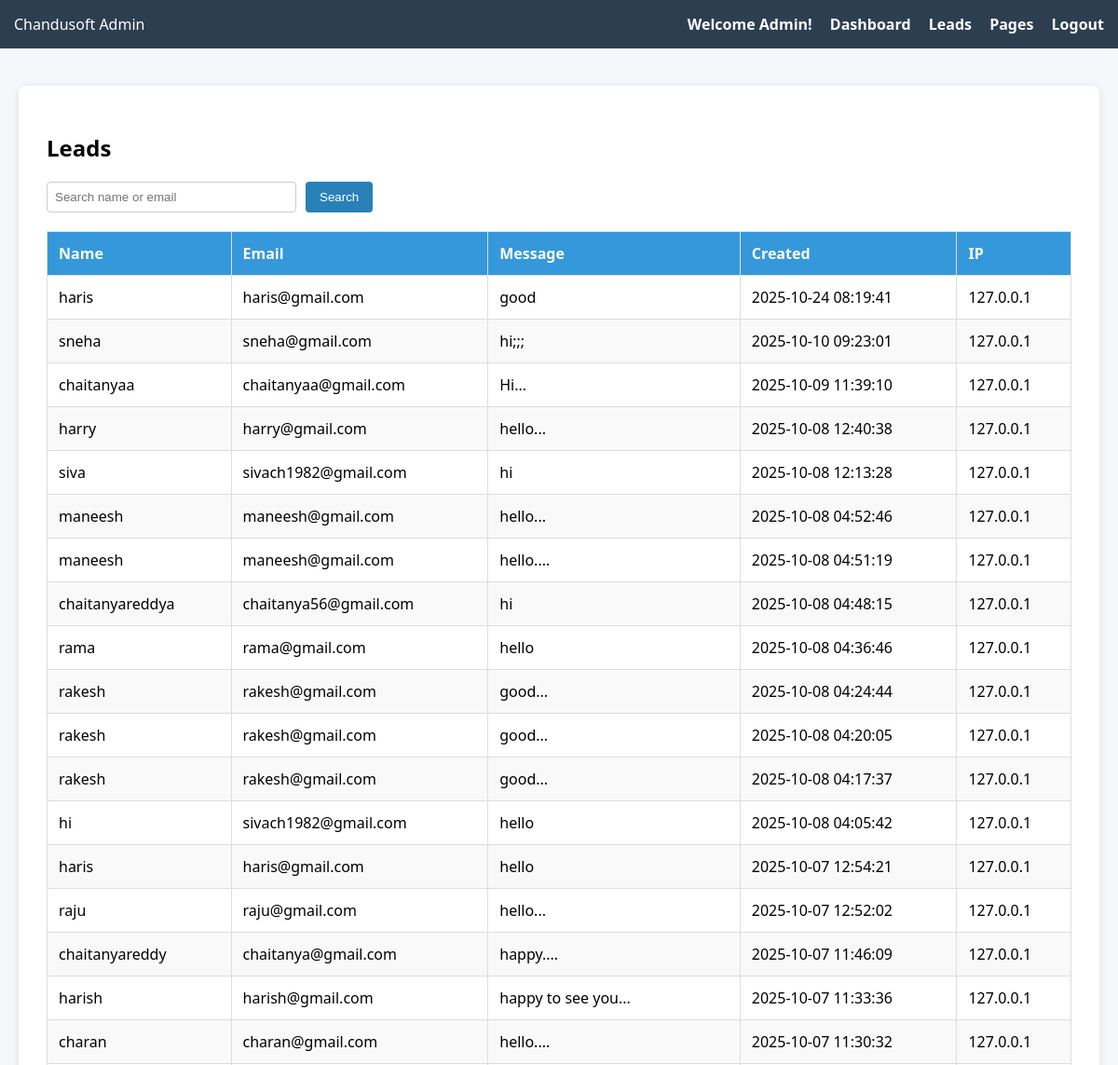
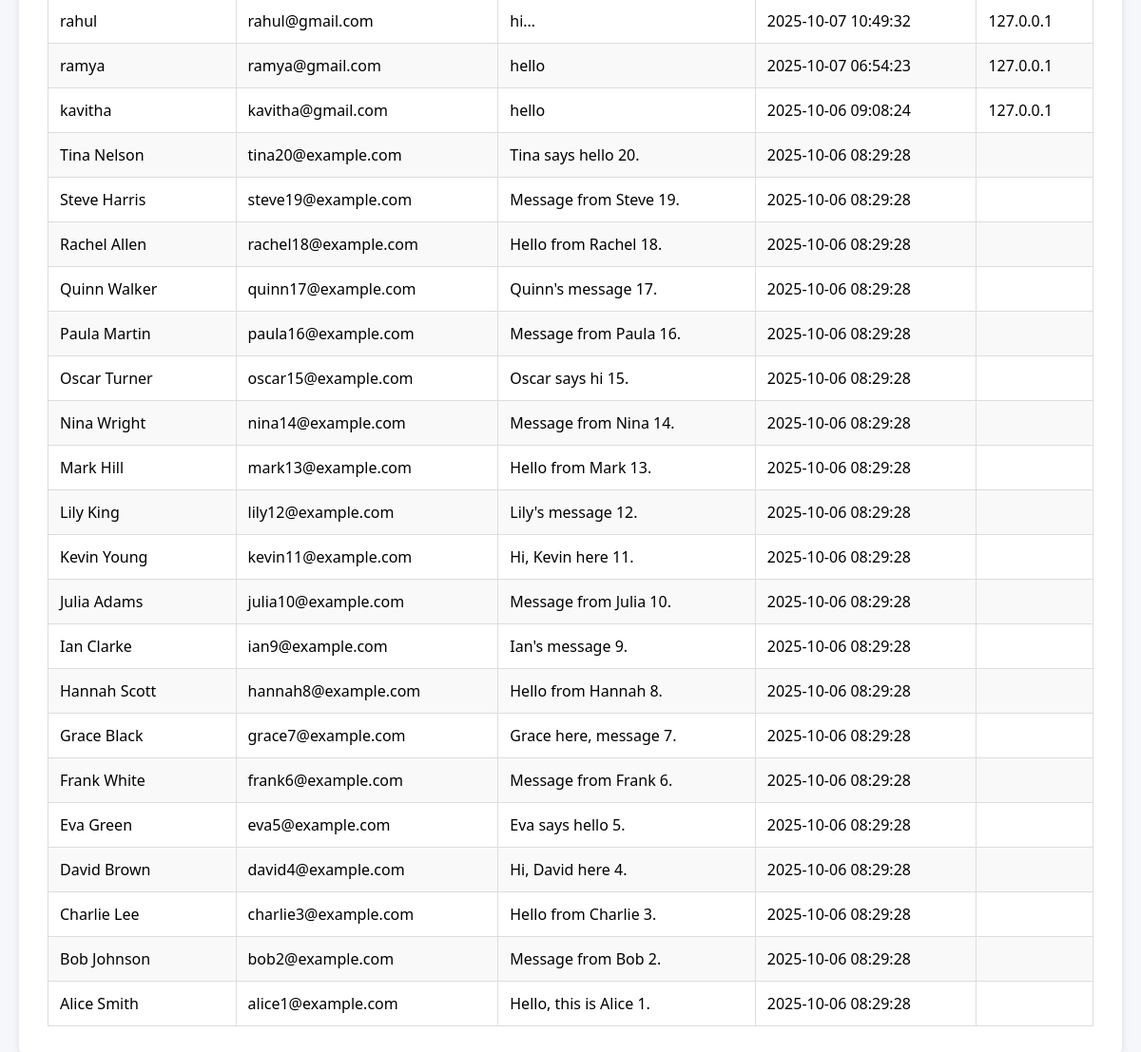
The page /admin-leads.php (signed in) on the database its author committed (2 pictures, top to bottom).
### tables this page shows
CREATE TABLE `leads` (
  `id` int NOT NULL AUTO_INCREMENT,
  `name` varchar(100) NOT NULL,
  `email` varchar(100) NOT NULL,
  `message` text NOT NULL,
  `created_at` timestamp NULL DEFAULT CURRENT_TIMESTAMP,
  `ip` varchar(45) DEFAULT NULL,
  PRIMARY KEY (`id`)
);

### admin-leads.php (the view, shortened to what this page needs)
<?php
require 'db.php';
$user = $_SESSION['user'];
$role = $user['role'];
$searchTerm = '';
$whereClause = '';
$sql = "SELECT name, email, message, created_at, ip FROM leads $whereClause ORDER BY id DESC";
$stmt = $pdo->query($sql);
$leads = $stmt->fetchAll(PDO::FETCH_ASSOC);
?>
<!DOCTYPE html>
<html>
<head>
</head>
<body>
<div class="navbar">
    <div class="logo">Chandusoft Admin</div>
    <div class="menu">
        <span class="welcome">Welcome <?= htmlspecialchars(ucfirst($role)) ?>!</span>
        <a href="dashboard.php">Dashboard</a>
        <a href="admin-leads.php">Leads</a>
        <a href="pages.php">Pages</a>
        <a href="logout.php">Logout</a>
    </div>
</div>
<div class="container">
    <h2>Leads</h2>
    <form method="get" class="search-form">
        <input type="text" name="search" value="<?= htmlspecialchars($searchTerm) ?>" placeholder="Search name or email" />
        <button type="submit">Search</button>
    </form>
    <table>
        <thead>
            <tr>
                <th>Name</th>
                <th>Email</th>
                <th>Message</th>
                <th>Created</th>
                <th>IP</th>
            </tr>
        </thead>
        <tbody>
            <?php if (!empty($leads)): ?>
                <?php foreach ($leads as $lead): ?>
                    <tr>
                        <td><?= htmlspecialchars($lead['name']) ?></td>
                        <td><?= htmlspecialchars($lead['email']) ?></td>
                        <td><?= htmlspecialchars($lead['message']) ?></td>
                        <td><?= htmlspecialchars($lead['created_at']) ?></td>
                        <td><?= htmlspecialchars($lead['ip'] ?? '') ?></td>
                    </tr>
                <?php endforeach; ?>
            <?php else: ?>
                <tr><td colspan="5">No leads found.</td></tr>
            <?php endif; ?>
        </tbody>
    </table>
</div>
</body>
</html>

### admin-leads.php (style rules this page uses)
body { font-family: 'Segoe UI', sans-serif; margin: 0; background: #f5f7fa; }
.navbar { background: #2c3e50; padding: 15px; color: white; display: flex; justify-content: space-between; align-items: center; }
.navbar a { color: white; margin-left: 15px; text-decoration: none; font-weight: bold; }
.container { max-width: 1100px; margin: 40px auto; background: white; padding: 30px; border-radius: 8px; box-shadow: 0 2px 8px rgba(0,0,0,0.1); }
h2 { margin-bottom: 20px; }
form.search-form { margin-bottom: 20px; display: flex; gap: 10px; }
form.search-form input[type="text"] { padding: 8px; width: 250px; border: 1px solid #ccc; border-radius: 4px; }
form.search-form button { padding: 8px 15px; background: #2980b9; color: white; border: none; border-radius: 4px; cursor: pointer; }
table { border-collapse: collapse; width: 100%; }
table thead { background-color: #3498db; color: white; }
th, td { padding: 12px; border: 1px solid #ddd; text-align: left; }
tr:nth-child(even) { background-color: #f9f9f9; }
.welcome { font-weight: bold; }

### rows shown on the page
leads: name "haris", email "haris@gmail.com", message "good", created_at "2025-10-24 08:19:41", ip "127.0.0.1"
leads: name "sneha", email "sneha@gmail.com", message "hi;;;", created_at "2025-10-10 09:23:01", ip "127.0.0.1"
leads: name "chaitanyaa", email "chaitanyaa@gmail.com", message "Hi...", created_at "2025-10-09 11:39:10", ip "127.0.0.1"
leads: name "harry", email "harry@gmail.com", message "hello...", created_at "2025-10-08 12:40:38", ip "127.0.0.1"
leads: name "siva", email "sivach1982@gmail.com", message "hi", created_at "2025-10-08 12:13:28", ip "127.0.0.1"
leads: name "maneesh", email "maneesh@gmail.com", message "hello...", created_at "2025-10-08 04:52:46", ip "127.0.0.1"
leads: name "maneesh", email "maneesh@gmail.com", message "hello....", created_at "2025-10-08 04:51:19", ip "127.0.0.1"
leads: name "chaitanyareddya", email "chaitanya56@gmail.com", message "hi", created_at "2025-10-08 04:48:15", ip "127.0.0.1"
leads: name "rama", email "rama@gmail.com", message "hello", created_at "2025-10-08 04:36:46", ip "127.0.0.1"
leads: name "rakesh", email "rakesh@gmail.com", message "good...", created_at "2025-10-08 04:24:44", ip "127.0.0.1"
leads: name "rakesh", email "rakesh@gmail.com", message "good...", created_at "2025-10-08 04:20:05", ip "127.0.0.1"
leads: name "rakesh", email "rakesh@gmail.com", message "good...", created_at "2025-10-08 04:17:37", ip "127.0.0.1"
leads: name "hi", email "sivach1982@gmail.com", message "hello", created_at "2025-10-08 04:05:42", ip "127.0.0.1"
leads: name "haris", email "haris@gmail.com", message "hello", created_at "2025-10-07 12:54:21", ip "127.0.0.1"
leads: name "raju", email "raju@gmail.com", message "hello...", created_at "2025-10-07 12:52:02", ip "127.0.0.1"
leads: name "chaitanyareddy", email "chaitanya@gmail.com", message "happy....", created_at "2025-10-07 11:46:09", ip "127.0.0.1"
leads: name "harish", email "harish@gmail.com", message "happy to see you...", created_at "2025-10-07 11:33:36", ip "127.0.0.1"
leads: name "charan", email "charan@gmail.com", message "hello....", created_at "2025-10-07 11:30:32", ip "127.0.0.1"
leads: name "rahul", email "rahul@gmail.com", message "hi...", created_at "2025-10-07 10:49:32", ip "127.0.0.1"
leads: name "ramya", email "ramya@gmail.com", message "hello", created_at "2025-10-07 06:54:23", ip "127.0.0.1"
leads: name "kavitha", email "kavitha@gmail.com", message "hello", created_at "2025-10-06 09:08:24", ip "127.0.0.1"
leads: name "Tina Nelson", email "tina20@example.com", message "Tina says hello 20.", created_at "2025-10-06 08:29:28"
leads: name "Steve Harris", email "steve19@example.com", message "Message from Steve 19.", created_at "2025-10-06 08:29:28"
leads: name "Rachel Allen", email "rachel18@example.com", message "Hello from Rachel 18.", created_at "2025-10-06 08:29:28"
leads: name "Quinn Walker", email "quinn17@example.com", message "Quinn's message 17.", created_at "2025-10-06 08:29:28"
leads: name "Paula Martin", email "paula16@example.com", message "Message from Paula 16.", created_at "2025-10-06 08:29:28"
leads: name "Oscar Turner", email "oscar15@example.com", message "Oscar says hi 15.", created_at "2025-10-06 08:29:28"
leads: name "Nina Wright", email "nina14@example.com", message "Message from Nina 14.", created_at "2025-10-06 08:29:28"
leads: name "Mark Hill", email "mark13@example.com", message "Hello from Mark 13.", created_at "2025-10-06 08:29:28"
leads: name "Lily King", email "lily12@example.com", message "Lily's message 12.", created_at "2025-10-06 08:29:28"
leads: name "Kevin Young", email "kevin11@example.com", message "Hi, Kevin here 11.", created_at "2025-10-06 08:29:28"
leads: name "Julia Adams", email "julia10@example.com", message "Message from Julia 10.", created_at "2025-10-06 08:29:28"
leads: name "Ian Clarke", email "ian9@example.com", message "Ian's message 9.", created_at "2025-10-06 08:29:28"
leads: name "Hannah Scott", email "hannah8@example.com", message "Hello from Hannah 8.", created_at "2025-10-06 08:29:28"
leads: name "Grace Black", email "grace7@example.com", message "Grace here, message 7.", created_at "2025-10-06 08:29:28"
leads: name "Frank White", email "frank6@example.com", message "Message from Frank 6.", created_at "2025-10-06 08:29:28"
leads: name "Eva Green", email "eva5@example.com", message "Eva says hello 5.", created_at "2025-10-06 08:29:28"
leads: name "David Brown", email "david4@example.com", message "Hi, David here 4.", created_at "2025-10-06 08:29:28"
leads: name "Charlie Lee", email "charlie3@example.com", message "Hello from Charlie 3.", created_at "2025-10-06 08:29:28"
leads: name "Bob Johnson", email "bob2@example.com", message "Message from Bob 2.", created_at "2025-10-06 08:29:28"
leads: name "Alice Smith", email "alice1@example.com", message "Hello, this is Alice 1.", created_at "2025-10-06 08:29:28"

### other values the page prints
$role "Admin"
